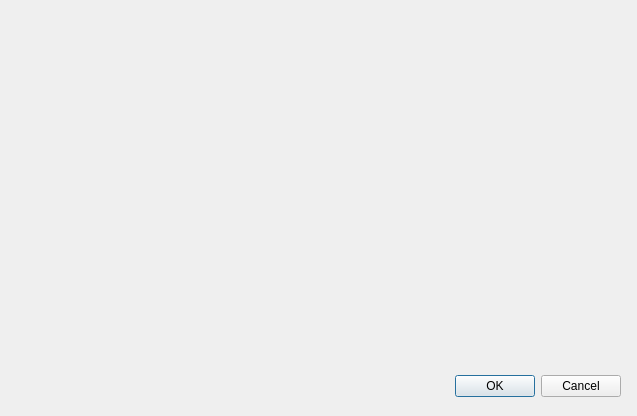
<?xml version="1.0" encoding="UTF-8"?>
<ui version="4.0">
 <class>DialogSegon</class>
 <widget class="QDialog" name="DialogSegon">
  <property name="geometry">
   <rect>
    <x>0</x>
    <y>0</y>
    <width>637</width>
    <height>416</height>
   </rect>
  </property>
  <property name="windowTitle">
   <string>Dialog</string>
  </property>
  <widget class="QDialogButtonBox" name="buttonBox">
   <property name="geometry">
    <rect>
     <x>280</x>
     <y>370</y>
     <width>341</width>
     <height>32</height>
    </rect>
   </property>
   <property name="orientation">
    <enum>Qt::Horizontal</enum>
   </property>
   <property name="standardButtons">
    <set>QDialogButtonBox::Cancel|QDialogButtonBox::Ok</set>
   </property>
  </widget>
 </widget>
 <resources/>
 <connections>
  <connection>
   <sender>buttonBox</sender>
   <signal>accepted()</signal>
   <receiver>DialogSegon</receiver>
   <slot>accept()</slot>
   <hints>
    <hint type="sourcelabel">
     <x>248</x>
     <y>254</y>
    </hint>
    <hint type="destinationlabel">
     <x>157</x>
     <y>274</y>
    </hint>
   </hints>
  </connection>
  <connection>
   <sender>buttonBox</sender>
   <signal>rejected()</signal>
   <receiver>DialogSegon</receiver>
   <slot>reject()</slot>
   <hints>
    <hint type="sourcelabel">
     <x>316</x>
     <y>260</y>
    </hint>
    <hint type="destinationlabel">
     <x>286</x>
     <y>274</y>
    </hint>
   </hints>
  </connection>
 </connections>
</ui>
